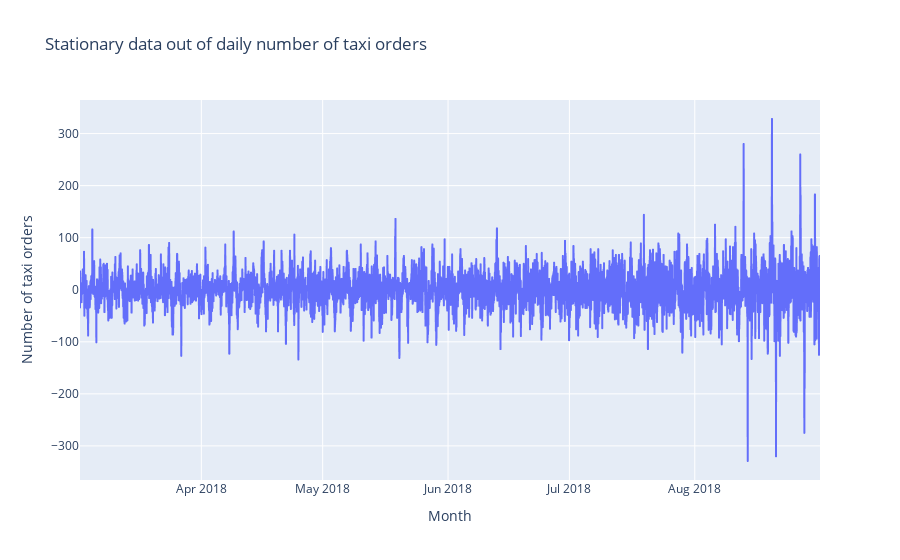

Notebook code for this chart:
### Markdown cell above
There is a trend in the data, therefore it is not stationary.  
I shift the data back for 24 hours because each day is the same as the day before. The trend/daily seasonality of the original dataset is removed when the shifted data is subtracted from the original.  

Making the data stationary, and drawing the graph 'Daily taxi orders in 6 months' using the stationary data.

### Code cell
df_stationary = (df-df.shift(24)).dropna()

fig = px.line(
    df_stationary['num_orders'], x=df_stationary.index, 
    y="num_orders", title='Stationary data out of daily number of taxi orders'
)
fig.update_layout(xaxis_title='Month', yaxis_title='Number of taxi orders')

### Figure 1 — Plotly figure (JSON) as saved in the notebook; plotly's stock layout.template omitted (floating-point values rounded to 4 significant figures; data arrays with more than 128 entries replaced by an {"elided": "..."} marker saying what was removed)
{"data": [{"hovertemplate": "datetime=%{x}<br>num_orders=%{y}<extra></extra>", "legendgroup": "", "line": {"color": "#636efa", "dash": "solid"}, "marker": {"symbol": "circle"}, "mode": "lines", "name": "", "showlegend": false, "type": "scattergl", "x": {"elided": "4392 str values"}, "xaxis": "x", "y": {"elided": "4392 int values"}, "yaxis": "y"}], "layout": {"legend": {"tracegroupgap": 0}, "title": {"text": "Stationary data out of daily number of taxi orders"}, "xaxis": {"anchor": "y", "domain": [0, 1], "title": {"text": "Month"}}, "yaxis": {"anchor": "x", "domain": [0, 1], "title": {"text": "Number of taxi orders"}}}}
